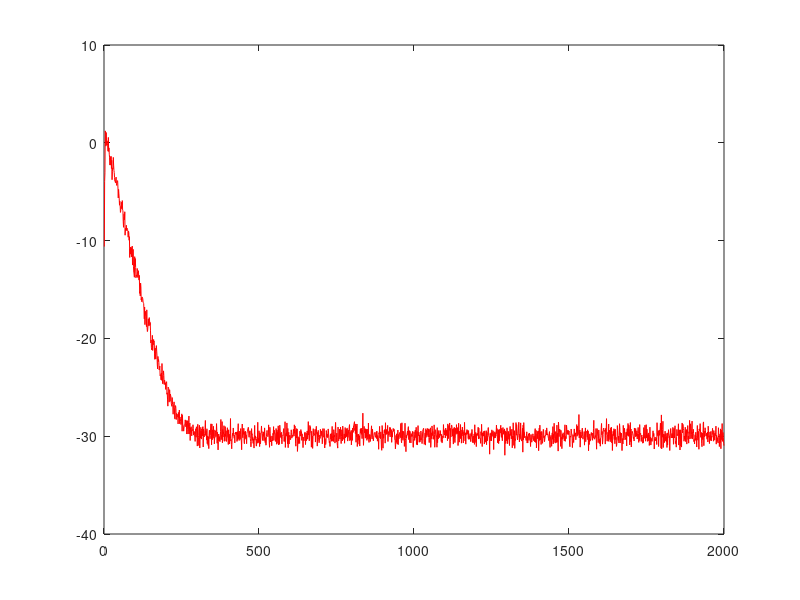

This figure's MATLAB source:
clc ; clear all ; close all ; 

% System Definition 
w_sys = [1,2,1,3] ;

N = 4 ; % Length of the weight vector 


mu = 0.1 ; % Learning Rate 
iterations = 100 ; % Iterations 

inp_len = 2000 ;
SNR = 30 ;

for iter = 1 : iterations 

    input = rand(1,inp_len) - 0.5; % Random signal
    system_noise = awgn(input,SNR) - input ; % White Gaussian Noise 

    sys_inp = zeros(1,N) ;
    w_LMS = zeros(1,N) ;

    iter
    for i = 1 : inp_len
        sys_inp = [input(i) sys_inp(1:end - 1)] ;

        filter_out = w_LMS * sys_inp' ; % Filter Output
        sys_out = w_sys * sys_inp' + system_noise(i) ; % System Output

        error = sys_out - filter_out ; % Error 

        err(i) = error ;

        w_LMS = w_LMS + 2 * mu * error * sys_inp  ; % Update Rule 

    end 
    err_ensemble(iter,:) = err .^ 2 ;
end 

plot(10 * log10(mean(err_ensemble)),'r') ; hold on ; 